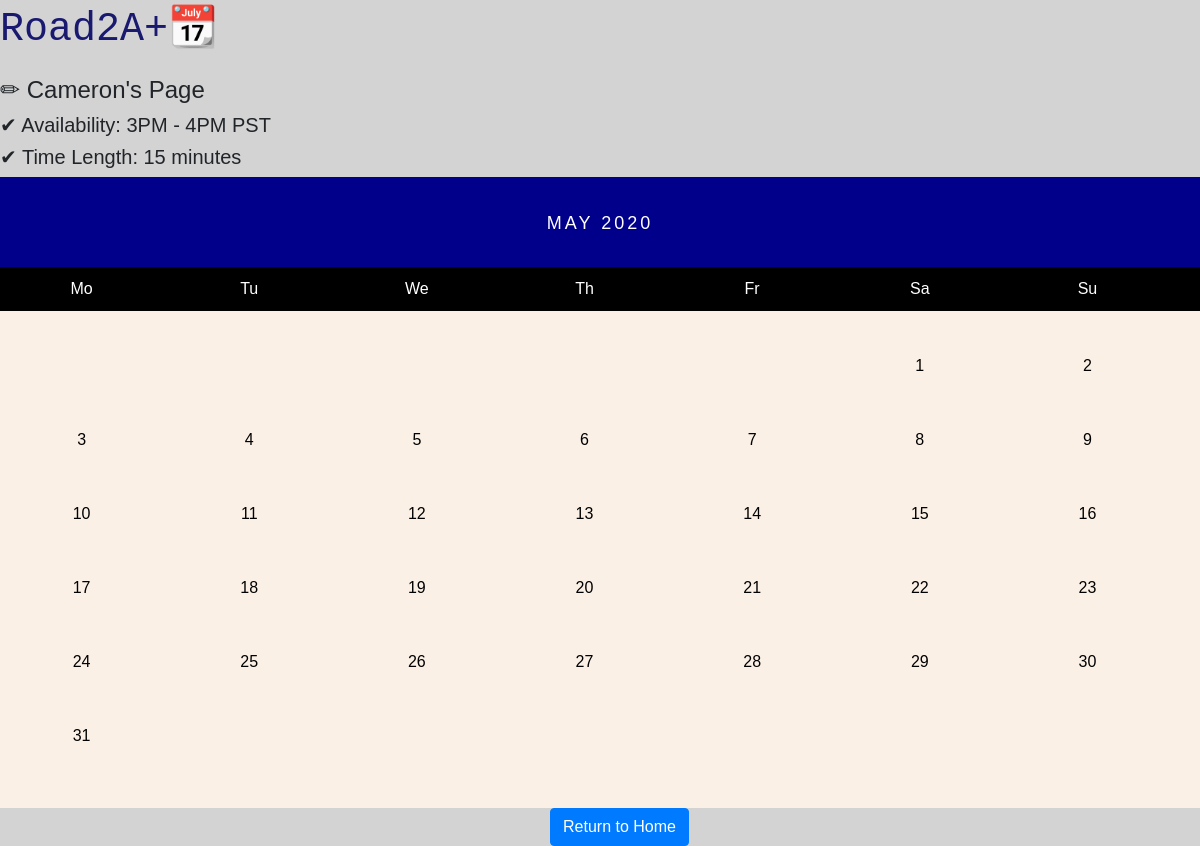
/Cameron, run on an earlier commit of the app's database.
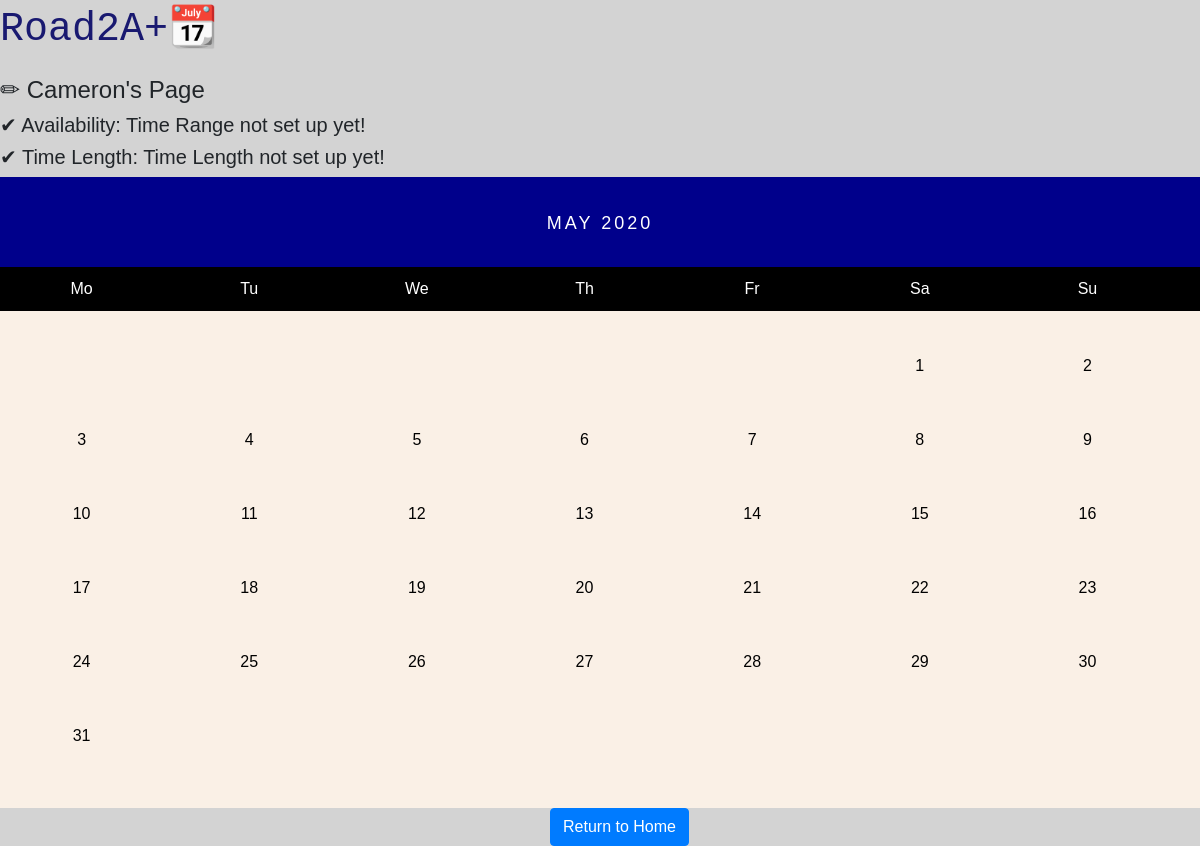
And on a later commit of the database.
### app_folder/models.py (models this page shows, shortened)
class User(UserMixin, db.Model):
    id = db.Column(db.Integer, primary_key=True)
    username = db.Column(db.String(64), index=True, unique=True)
    email = db.Column(db.String(128), index=True, unique=True)
    password_hash = db.Column(db.String(128))

### app_folder/routes.py (the view)
@app.route('/<username>')
def profile(username):
    if User.query.filter_by(username=username).first() == None:
        return ' User does not exist in database '
    conn = sqlite3.connect('app.db')
    c = conn.cursor()
    select_query = """SELECT * from availability"""
    c.execute(select_query)
    timing = c.fetchall()
    name = time_range = meeting_length = None
    for row in timing:
        if row[1] == username:
            name = row[1]
            time_range = row[2]
            meeting_length = row[3]
    if time_range == None:
        time_range = "Time Range not set up yet!"
    else:
        time_range += " PST"
    if meeting_length == None:
        meeting_length = "Time Length not set up yet!"
    else:
        meeting_length += " minutes"
    return render_template('dynamic.html', name = username, availability = time_range, time = meeting_length)

### app_folder/templates/dynamic.html (shortened to what this page needs)
{% extends "base.html" %}
{% block content %}
<h4 class="page-header"> &#9999; {{ name }}'s Page </h4>
<h5> &#10004; Availability: {{ availability }}</h5>
<h5> &#10004; Time Length: {{ time }}</h5>
<div class="month">
    <ul>
      <li>
        <span style="font-size:18px">May 2020</span>
      </li>
    </ul>
  </div>
  <ul class="weekdays">
    <li>Mo</li>
    <li>Tu</li>
    <li>We</li>
    <li>Th</li>
    <li>Fr</li>
    <li>Sa</li>
    <li>Su</li>
  </ul>
  <ul class="days">
    <li><a href= "/{{name}}/appointments/1">1</a></li>
    <li><a href = "/{{name}}/appointments/2">2</a></li>
    <li><a href = "/{{name}}/appointments/3">3</a></li>
    <li><a href = "/{{name}}/appointments/4">4</a></li>
    <li><a href = "/{{name}}/appointments/5">5</a></li>
    <li><a href = "/{{name}}/appointments/6">6</a></li>
    <li><a href = "/{{name}}/appointments/7">7</a></li>
    <li><a href = "/{{name}}/appointments/8">8</a></li>
    <li><a href = "/{{name}}/appointments/9">9</a></li>
    <li><a href = "/{{name}}/appointments/10">10</a></li>
    <li><a href = "/{{name}}/appointments/11">11</a></li>
    <li><a href = "/{{name}}/appointments/12">12</a></li>
    <li><a href = "/{{name}}/appointments/13">13</a></li>
    <li><a href = "/{{name}}/appointments/14">14</a></li>
    <li><a href = "/{{name}}/appointments/15">15</a></li>
    <li><a href = "/{{name}}/appointments/16">16</a></li>
    <li><a href = "/{{name}}/appointments/17">17</a></li>
    <li><a href = "/{{name}}/appointments/18">18</a></li>
    <li><a href = "/{{name}}/appointments/19">19</a></li>
    <li><a href = "/{{name}}/appointments/20">20</a></li>
    <li><a href = "/{{name}}/appointments/21">21</a></li>
    <li><a href = "/{{name}}/appointments/22">22</a></li>
    <li><a href = "/{{name}}/appointments/23">23</a></li>
    <li><a href = "/{{name}}/appointments/24">24</a></li>
    <li><a href = "/{{name}}/appointments/25">25</a></li>
    <li><a href = "/{{name}}/appointments/26">26</a></li>
    <li><a href = "/{{name}}/appointments/27">27</a></li>
    <li><a href = "/{{name}}/appointments/28">28</a></li>
    <li><a href = "/{{name}}/appointments/29">29</a></li>
    <li><a href = "/{{name}}/appointments/30">30</a></li>
    <li><a href = "/{{name}}/appointments/31">31</a></li>
  </ul>
  <button class="btn btn-primary" type="submit" onclick="document.location = '/'"> Return to Home</button>
{% endblock %}

### app_folder/templates/base.html (shortened to what this page needs)
<!DOCTYPE html>
<html>
<head>
    <link rel="stylesheet" href="style.css">
   <link rel="stylesheet" href="https://stackpath.bootstrapcdn.com/bootstrap/4.3.1/css/bootstrap.min.css"
 />
   <p style ="font-size:40px; color:midnightblue;font-family:courier;">Road2A+&#128198;</p>
   <body style="background-color:lightgray"></body>
</head>
<body>
   {% block content %}
   {% endblock %}
</body>
</html>

### app_folder/templates/dynamic.html (style rules this page uses)
* { box-sizing: border-box; }
ul { list-style-type: none; }
body { font-family: Verdana, sans-serif; }
.month { padding: 30px 25px; width: 100%; background:darkblue; text-align: center; }
.month ul { margin: 0; padding: 0; }
.month ul li { color: white; font-size: 20px; text-transform: uppercase; letter-spacing: 3px; }
.weekdays { margin: 0; padding: 10px 0; background-color:black }
.weekdays li { display: inline-block; width: 13.6%; color:white; text-align: center; }
.days { padding: 10px 0; background:linen; margin: 0; }
.days li { list-style-type: none; display: inline-block; width: 13.6%; text-align: center; margin-bottom: 50px; font-size:16px; color: #777; }
a:link { color:black; }
button { text-align: center; margin-left: 550px; }

What changed in the data, as far as the page shows it:
now on this page (row edited): User: username "Cameron"
Also different on the page:
{{ availability }}: "3PM - 4PM PST" → "Time Range not set up yet!"
{{ time }}: "15 minutes" → "Time Length not set up yet!"
{{ name }}: "Cameron" → (not shown)
